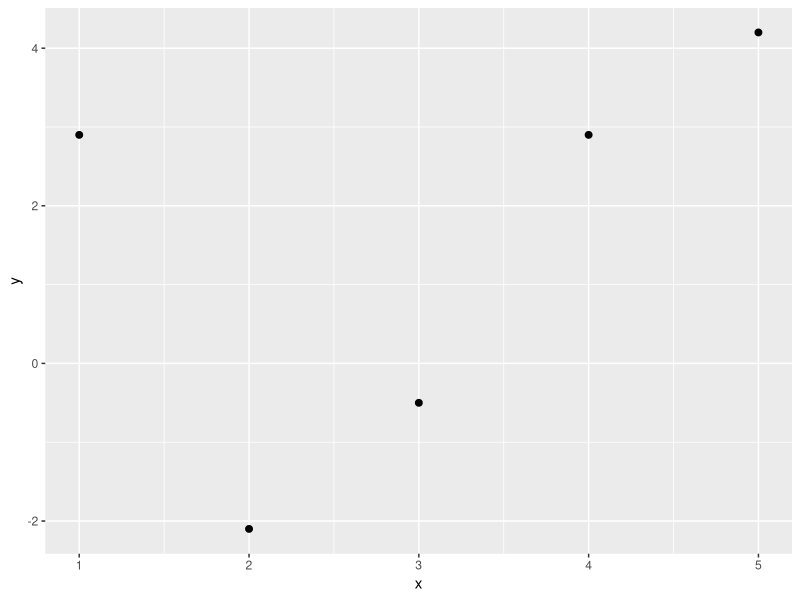
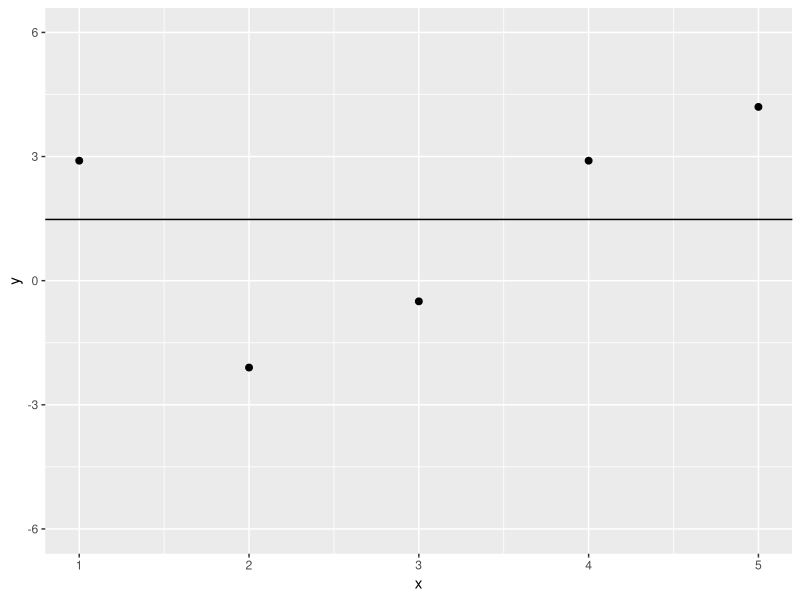
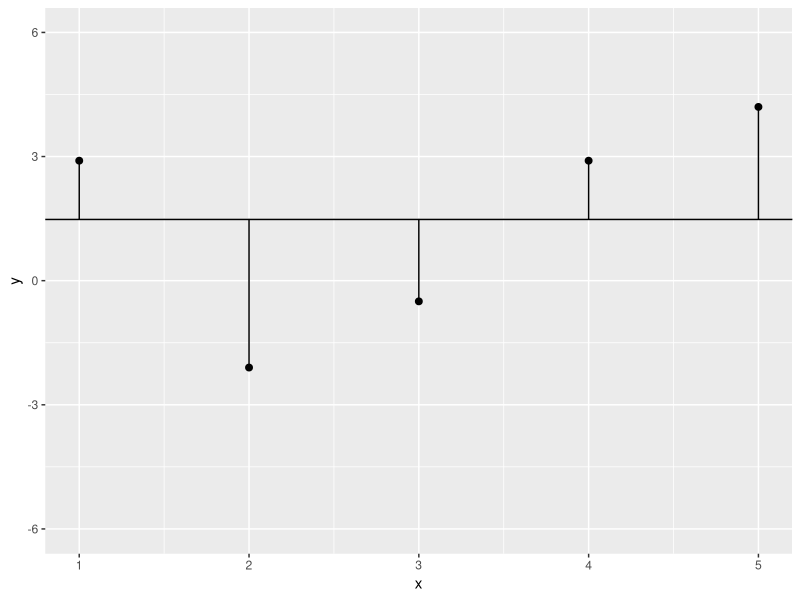
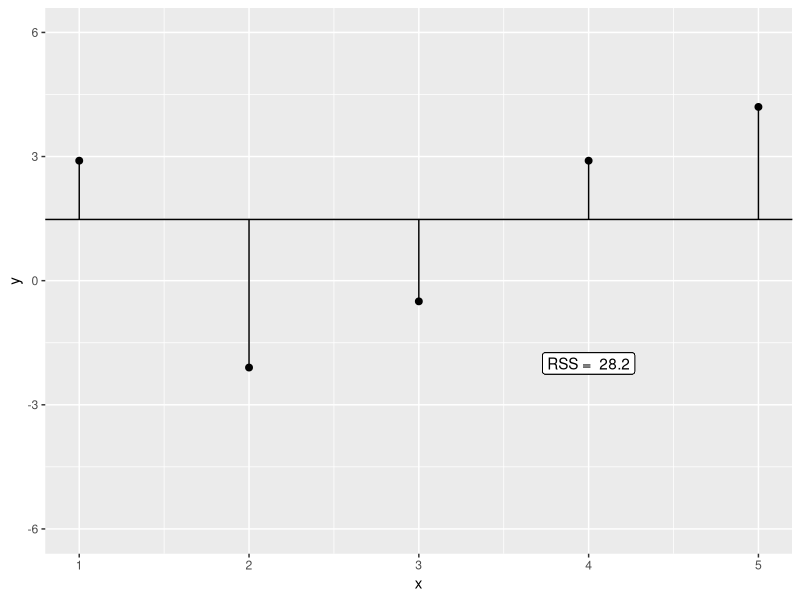
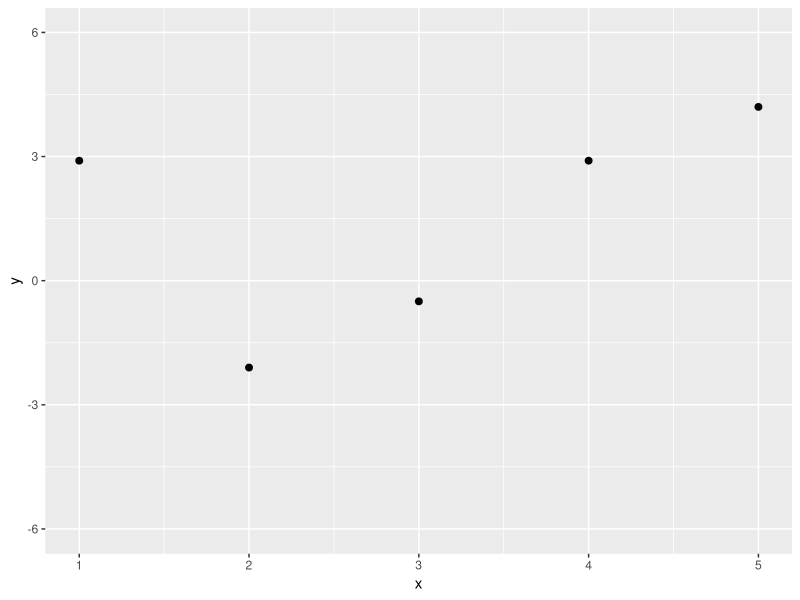
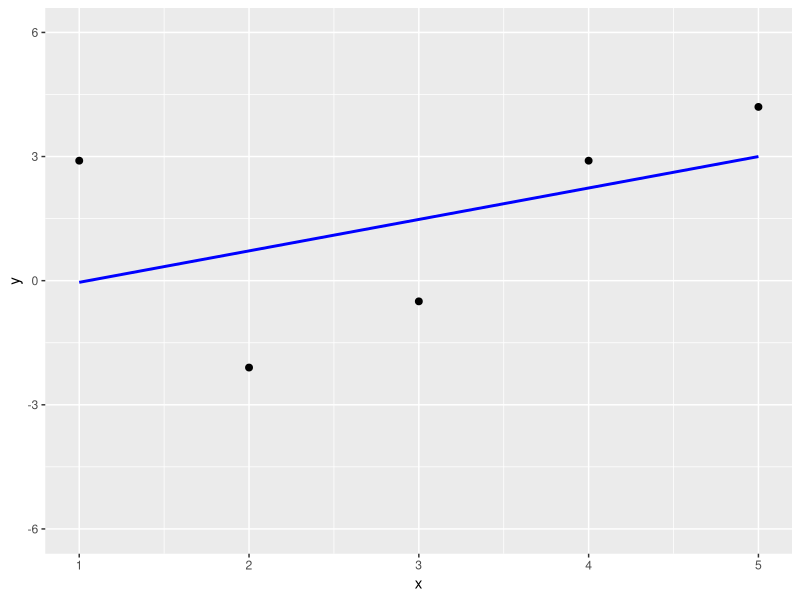
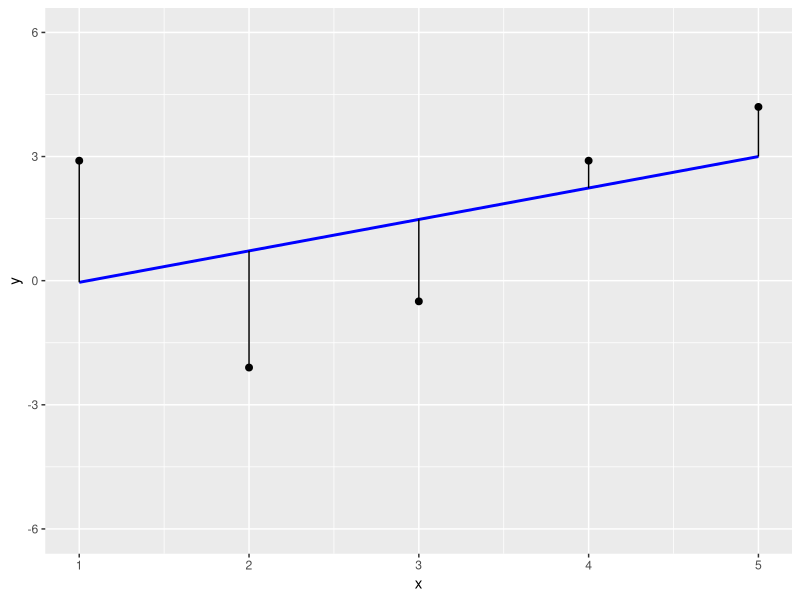
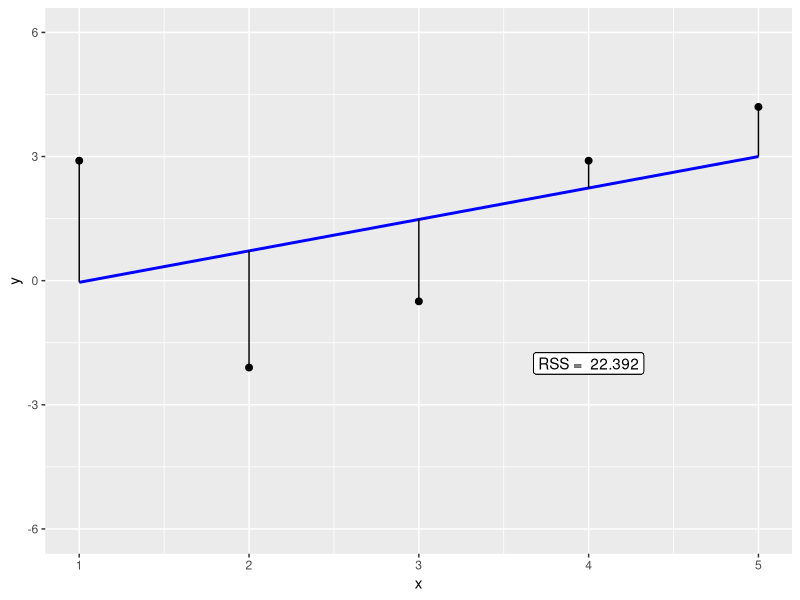

Source code (R) for these figures, in order:
## ---- chunk 1
head(mtcars)
## ---- chunk 2
t.test(mpg ~ am, 
       data = mtcars, 
       var.equal = TRUE)
## ---- chunk 3
model <- lm(mpg ~ am, 
            data = mtcars)
summary(model)
## ---- chunk 4
y <- c(2.9, -2.1, -0.5, 2.9, 4.2)
x <- 1:5
## ---- chunk 5
df <- data.frame(x, y)

library(ggplot2)
p <- ggplot(data = df, 
            mapping = aes(x = x, y = y)) +
       geom_point(size = 2)
p
## ---- chunk 6
p <- p + geom_hline(yintercept = mean(y)) +
           scale_y_continuous(limits = c(-6, 6))
p
## ---- chunk 7
p <- p + geom_segment(mapping = aes(y = mean(y), yend = y, 
                                    x = x, xend = x))
p
## ---- chunk 8
sum( y - mean(y) )
## ---- chunk 9
sum( (y - mean(y))^2 )
## ---- chunk 10
RSS <- round(sum((y - mean(y))^2), 1)
lab <- paste("RSS = ", RSS)
lab
p + geom_label(x = 4, y = -2, label = lab)
## ---- chunk 11
p1 <- ggplot(data = data.frame(x, y), 
             mapping = aes(x, y)) +
        geom_point(size = 2) +
        scale_y_continuous(limits = c(-6, 6)) 
p1
## ---- chunk 12
p1 <- p1 + geom_smooth(method = lm, se = FALSE, col = "blue")
p1
## ---- chunk 13
p1 <- p1 + geom_segment(aes(y = predict(lm(y ~ x)), yend = y, 
                            x = x, xend = x))
p1
## ---- chunk 14
model <- lm(y ~ x)
epsilon <- residuals(model)

RSS <- sum(epsilon^2)
RSS
## ---- chunk 15
lab <- paste("RSS = ", RSS)
p1 + geom_label(x = 4, y = -2, label = lab)
## ---- chunk 16
p1 + geom_point(mapping = aes(x, predict(lm(y ~ x))), 
                pch = 15, size = 2)
## ---- chunk 17
beta1 <- sum((x - mean(x)) * (y - mean(y)))/sum((x - mean(x))^2)
beta1
beta0 <- mean(y) - beta1 * mean(x)
beta0
## ---- chunk 18
lm(y ~ x)
## ---- chunk 19
Age <- c(18, 23, 25, 35, 65, 54, 34, 56, 72, 19, 23, 42, 18, 39, 37)
HR <- c(202, 186, 187, 180, 156, 169, 174, 172, 153, 199, 193, 174, 198, 183, 178)
df <- data.frame(HR, Age)
## ---- chunk 20
ggplot(data = df, 
       mapping = aes(x = Age, y = HR)) + 
  geom_point(size = 2) +
  xlab("Age [yr]") +
  ylab("Heart Rate [bpm]") + 
  geom_smooth(method = lm, se = FALSE)
## ---- chunk 21
lm(HR ~ Age, data = df)
## ---- chunk 22
210.0485 - 0.7977 * 50
## ---- chunk 23
model <- lm(HR ~ Age, 
            data = df)
predict(model, 
        newdata = data.frame(Age = 50))
## ---- chunk 24
predict(model, 
        newdata = data.frame(Age = seq(from = 40, to = 60, by = 10)))
## ---- chunk 25
summary(model)
## ---- chunk 26
sqrt(sum(residuals(model)^2)/13)
## ---- chunk 27
resid(model)
## ---- chunk 28
RSS <- sum(resid(model)^2)
RSS
deviance(model)
## ---- chunk 29
model0 <- lm(HR ~ 1, 
             data = df)
SSY <- deviance(model0)
1 - RSS/SSY
## ---- chunk 30
pf(130, df1 = 1, df2 = 13, lower.tail = FALSE)
## ---- chunk 31
I1 <- sample(1:15, size = 15, replace = TRUE)
## ---- chunk 32
I1
table(I1)
## ---- chunk 33
bsHR <- df$HR[I1]
bsAge <- df$Age[I1]
bsHR; bsAge
## ---- chunk 34
modelBS1 <- lm(bsHR ~ bsAge)
coef(modelBS1)
coef(modelBS1)[2]
## ---- chunk 35
slope <- numeric()
int <- numeric()
for(i in 1:100){
  I <- sample(1:15, size = 15, replace = TRUE)
  models <- lm(HR ~ Age, data = df[I, ])
  slope[i] <- coef(models)[2]
  int[i] <- coef(models)[1]
}
ggplot(data = as.data.frame(slope), 
       mapping = aes(slope)) +
    geom_histogram(bins = 25)

df2 <- data.frame(int, slope, bs = 1:100)
ggplot(data = df, 
       mapping = aes(x = Age, y = HR)) + 
  geom_point() + 
  geom_abline(mapping = aes(intercept = int, slope  = slope, group = bs), 
              data = df2) +
  geom_smooth(method = lm)
## ---- chunk 36
sd(slope)
